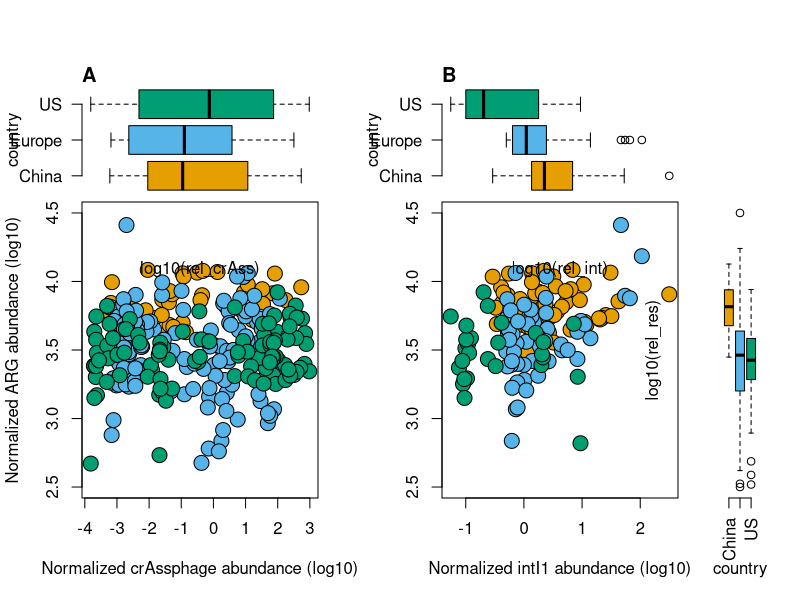
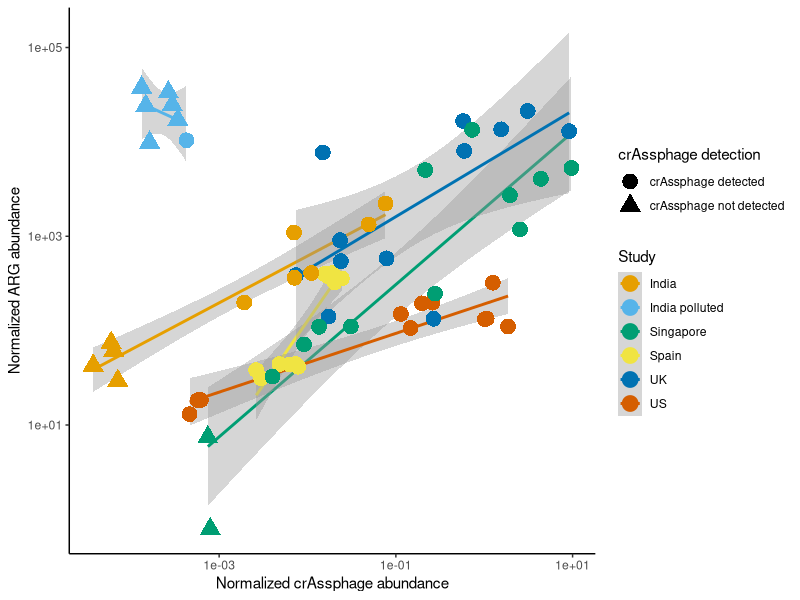

R code for these plots, in order: (Note: this script raises an error after producing the figures.)
## ---- chunk 1
library(tidyverse)
library(vegan)
library(gridExtra)

cols <- c("#E69F00", "#56B4E9", "#009E73", "#F0E442", "#0072B2", "#D55E00", "#CC79A7")

HMP <- read.table("data/HMP.txt")
crass_impact <- read.table("data/crass_impact.txt")
MG_RAST <- read.table("data/MG-RAST.txt")
crass_wwtp <- read.table("data/crass_wwtp.txt")
res_risk <- read.table("data/res_risk.txt")
us_wwtp <- read.table("data/us_wwtp.txt")
swe_wwtp <- read.table("data/swe_wwtp.txt")
glimpse(us_wwtp)
## ---- chunk 2
par(fig=c(0,0.45,0,0.8), new=TRUE)
plot(log10(rel_res)~log10(rel_crAss), data=HMP, bg=cols[as.factor(HMP$country)], pch=21,
     ylab = "Normalized ARG abundance (log10)", 
     xlab="Normalized crAssphage abundance (log10)", cex=2, ylim=c(2.5, 4.5))

par(fig=c(0,0.45,0.5,1), new=TRUE)
boxplot(log10(rel_crAss)~country, data=HMP, horizontal=TRUE, col=cols, axes=F)
axis(2, at=1:3, labels=c("China", "Europe", "US"), las=1)
title("A", adj = 0, line = 0)

par(fig=c(0.45,0.9,0,0.8), new=TRUE)
tmp <- subset(HMP, rel_int>0)
plot(log10(rel_res)~log10(rel_int), data=tmp, bg=cols[as.factor(tmp$country)], pch=21,
      ylab = "", xlab="Normalized intI1 abundance (log10)", cex=2, ylim=c(2.5, 4.5))

par(fig=c(0.45,0.9,0.5,1), new=TRUE)
boxplot(log10(rel_int)~country, data=tmp, horizontal=TRUE, col=cols, axes=F)
axis(2, at=1:3, labels=c("China", "Europe", "US"), las=1)
title("B", adj = 0, line = 0)

par(fig=c(0.8,1,0,0.8),new=TRUE)
boxplot(log10(rel_res)~country, data=HMP, col=cols, axes=F)
axis(1, at=1:3, labels=c("China", "Europe", "US"), las=3)
## ---- chunk 3
crass_mod <- lm(log10(rel_res)~country+log10(rel_crAss), data=HMP)
summary(crass_mod)
## ---- chunk 4
int_mod <- lm(log10(rel_res)~country+log10(rel_int), data=HMP)
summary(int_mod)
## ---- chunk 5
ggplot(crass_impact, aes(x=rel_crAss, y=rel_res, color=country)) + 
  geom_smooth(method="lm") + 
  geom_point(aes(shape=crAss_detection), size=5) + 
  scale_x_log10() + 
  scale_y_log10() + 
  theme_classic() +
  labs(y = "Normalized ARG abundance", x="Normalized crAssphage abundance", 
       color="Study", shape="crAssphage detection") + scale_colour_manual(values=cols)
## ---- chunk 6
impact_mod <- lm(log10(rel_res)~country+log10(rel_crAss), data=crass_impact)
summary(impact_mod)
## ---- chunk 7
MG_RAST_crass <- subset(MG_RAST, crAss!="NA")
MG_RAST_crass <- MG_RAST_crass[MG_RAST_crass$feature %in%
                                 levels(MG_RAST_crass$feature)[table(MG_RAST_crass$feature)>2],]

MG_RAST_crass$revised_source <- "WWTP"
MG_RAST_crass[MG_RAST_crass$project_id=="mgp9679",]$revised_source <- "High ammonia AS"
MG_RAST_crass[MG_RAST_crass$project_id=="mgp9798",]$revised_source <- "High ammonia AS"
MG_RAST_crass[MG_RAST_crass$project_id=="mgp6153",]$revised_source <- "Mouse gut"
MG_RAST_crass[MG_RAST_crass$project_id=="mgp6698",]$revised_source <- "Mouse gut"
MG_RAST_crass[MG_RAST_crass$project_id=="mgp3907",]$revised_source <- "Mouse gut"
MG_RAST_crass[MG_RAST_crass$project_id=="mgp3190",]$revised_source <- "River water"
MG_RAST_crass[MG_RAST_crass$project_id=="mgp3756",]$revised_source <- "Beijing air"

ggplot(MG_RAST_crass, aes(x=rel_crAss, y=rel_res, color=revised_source)) + 
  geom_point(size=5) + 
  scale_x_log10() + 
  scale_y_log10() + 
  geom_smooth(method="lm") + 
  theme_classic() +
  labs(y = "Normalized ARG abundance", x="Normalized crAssphage abundance", 
       color = "Revised source") + scale_colour_manual(values=cols)
## ---- chunk 8
crass_df <- data.frame(crass=log10(crass_impact$rel_crAss), res=log10(crass_impact$rel_res))
crass_mod <- lm(res~crass, data=crass_df)
pos_crass <- subset(MG_RAST_crass, revised_source=="River water" | 
                      revised_source == "Beijing air" | revised_source == "WWTP" )
pos_crass <- data.frame(crass=log10(pos_crass$rel_crAss), res=log10(pos_crass$rel_res), 
                        sample=row.names(pos_crass), revised_source=pos_crass$revised_source)
pos_crass$predicted <- predict(crass_mod, pos_crass)

pred_mod <- (lm(res~predicted, data=pos_crass))
summary(pred_mod)
## ---- chunk 9
ggplot(crass_wwtp, aes(rel_crAss, rel_res, color=country_wwtp)) + 
  geom_smooth(method="lm") + 
  geom_point(size=5) + 
  scale_x_log10() + 
  scale_y_log10() + 
  theme_classic() + 
  scale_colour_manual(values=cols) + 
  labs(y = "Normalized ARG abundance", x="Normalized crAssphage abundance", 
       color="Country:WWTP")
## ---- chunk 10
wwtp_mod <- lm(log10(rel_res)~country+log10(rel_crAss), data=crass_wwtp)
summary(wwtp_mod)
## ---- chunk 11
risk_mod_crAss <- lm(ResRisk~log10(crAss_norm), data=res_risk)
summary(risk_mod_crAss)
risk_mod_res <- lm(ResRisk~log10(res_norm), data=res_risk)
summary(risk_mod_res)
## ---- chunk 12
#res_categories <- read.table()
#ggplot()
## ---- chunk 13
p1 <- ggplot(crass_impact, aes(x=rel_crAss, y=rel_res, color=country)) + 
  geom_smooth(method="lm") + 
  geom_point(aes(shape=crAss_detection), size=5) + 
  scale_x_log10() + 
  scale_y_log10() + 
  theme_classic() +
  labs(y = "Normalized ARG abundance", x="Normalized crAssphage abundance", 
       color="Study", shape="crAssphage detection") 

p2 <- ggplot(crass_impact, aes(x=rel_crAss, y=rel_rich, color=country)) + 
  geom_smooth(method="lm") + 
  geom_point(aes(shape=crAss_detection), size=5) + 
  scale_x_log10() + 
  scale_y_log10() + 
  theme_classic() +
  labs(y = "Normalized ARG richness", x="Normalized crAssphage abundance", 
       color="Study", shape="crAssphage detection") 

p3 <- ggplot(crass_impact, aes(x=rel_crAss, y=rel_mge, color=country)) + 
  geom_smooth(method="lm") + 
  geom_point(aes(shape=crAss_detection), size=5) + 
  scale_x_log10() + 
  scale_y_log10() + 
  theme_classic() +
  labs(y = "Normalized MGE abundance", x="Normalized crAssphage abundance", 
       color="Study", shape="crAssphage detection") 

p4 <- ggplot(crass_impact, aes(x=rel_crAss, y=rel_int, color=country)) + 
  geom_smooth(method="lm") + 
  geom_point(aes(shape=crAss_detection), size=5) + 
  scale_x_log10() + 
  scale_y_log10() + 
  theme_classic() +
  labs(y = "Normalized ARG abundance", x="Normalized crAssphage abundance", 
       color="Study", shape="crAssphage detection")

grid.arrange(p1, p2, p3, p4, ncol=2)
## ---- chunk 14
MG_RAST_NocrAss <- MG_RAST[is.na(MG_RAST$crAss),]
MG_RAST_NocrAss <- subset(MG_RAST_NocrAss, feature %in% 
                            names(table(MG_RAST_NocrAss$feature)[table(MG_RAST_NocrAss$feature)>2]))
ggplot(MG_RAST_NocrAss, aes(x=feature, y=rel_res)) + geom_boxplot() + theme_classic() + theme(axis.text.x=element_text(angle=45, hjust=1, size=10)) +
      labs(y = "Normalized ARG abundance", x="")
## ---- chunk 15
ggplot(pos_crass, aes(x=predicted, y=res, color=pos_crass$revised_source)) + 
  geom_point(size=5) + theme_classic() + 
  labs(x="Predicted ARG abundance", y="Measured ARG abundance", color="Revised source")
## ---- chunk 16
p1 <-  ggplot(us_wwtp, aes(rel_crAss, rel_res, shape=geo_loc_name)) + geom_smooth(method="lm") + geom_point(aes(color=Sample_loc), size=5) + scale_x_log10() + scale_y_log10() +
      labs(y = "Normalized ARG abundance (log10)", x="Normalized crAssphage abundance (log10)") + theme_classic() +
      guides(shape=guide_legend(title="WWTP"), color=guide_legend(title="Sample"))

p2 <- ggplot(swe_wwtp, aes(rel_crAss, rel_res, shape=WWTP)) + geom_smooth(method="lm") + geom_point(aes(color=Sample), size=5) + scale_x_log10() + scale_y_log10() +
      labs(y = "Normalized ARG abundance (log10)", x="Normalized crAssphage abundance (log10)") + theme_classic() +
      guides(shape=guide_legend(title="WWTP"), color=guide_legend(title="Sample"))

grid.arrange(p1, p2, ncol=2)
## ---- chunk 17
p1 <- ggplot(res_risk,aes(y=ResRisk,x=log10(crAss_norm),color=Sample )) + geom_point() + theme_classic() 
p2 <- ggplot(res_risk,aes(y=ResRisk,x=log10(res_norm),color=Sample )) + geom_point() + theme_classic() 
grid.arrange(p1,p2, ncol=2)
